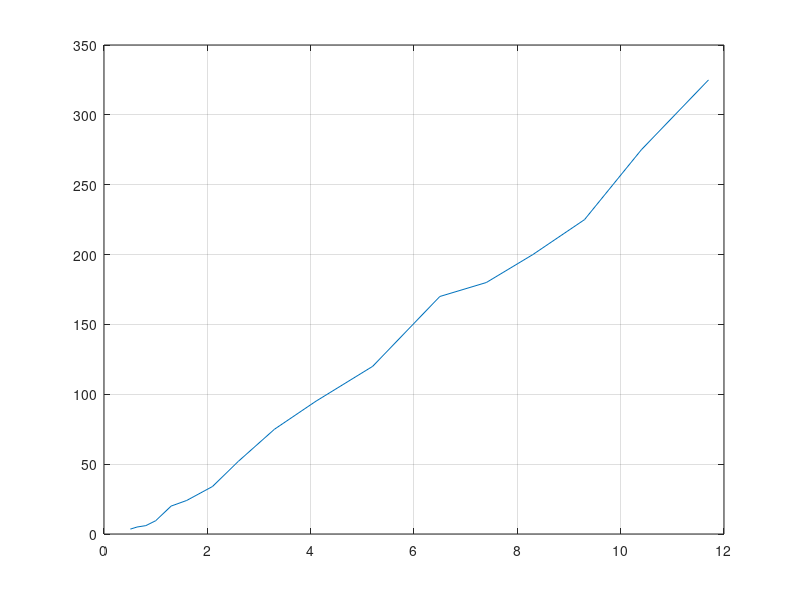

Reproduce this figure in MATLAB.
h = 90;%hieght of teeth in mm

fa = 2;
wt = 40;
ws = fa*wt;

x = [.51 .64 .81 1 1.3 1.6 2.1 2.6 3.3 4.1 5.2 6.5 7.4 8.3 9.3 10.4 11.7];
i = [3.5 5 6 9.5 20 24 34 52 75 95 120 170 180 200 225 275 325];

nt = 20; %no of teeth
ns = nt-1;


nturns = floor(h.*(x.^-1)); % no of turns in 1 teeth
% ws = 36; % width of slot

L = nt*wt + ns*ws;

wa = ws/2;
%wa = ws;
nw = floor((wa).*(x.^-1))-1;

N = nturns.*nw;  %turns for single tooth
z = i.*N;

plot(x,i)
grid on